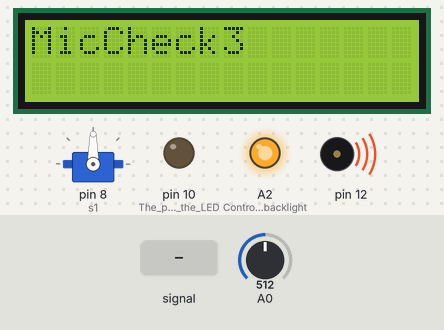
A sketch run on a simulated Arduino Uno, built with avr-gcc and run on an emulated ATmega328P. On the bench: 16×2 character LCD, servo, output pins drawn as LEDs (lit = HIGH), buzzer (waves = sounding). The test bench sets the inputs (shaded band); at power-on: A0 = 512.

Above: at 1.2 s.
1.3 s: A0 fed a 200 Hz sine of ±81 counts around its level
At 1.42 s:
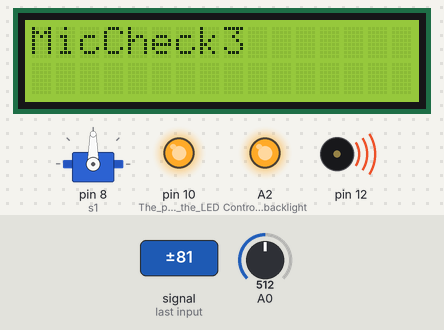
3.2 s: A0 set to 490
At 6.0 s:
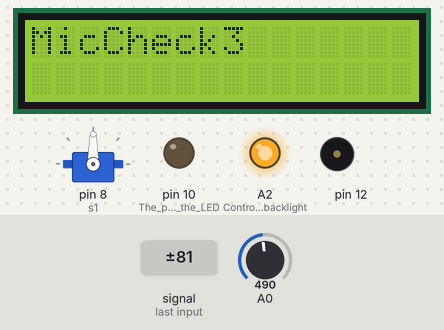
6.2 s: A0 fed a 1000 Hz sine of ±255 counts around its level
At 6.47 s:
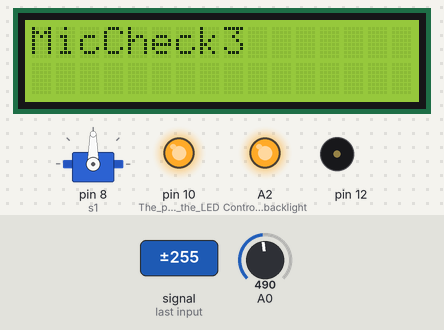
8.4 s: A0 set to 122
Timing chart, 0 to 11.7 s (numbered marks = the images above; inputs shaded):
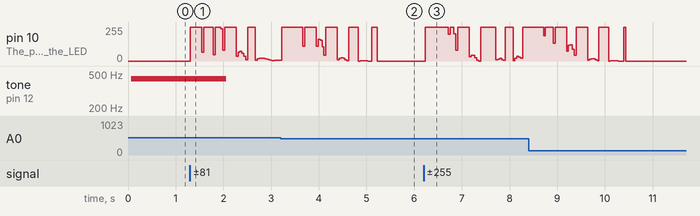

The sketch:

MicCheck3.ino
```cpp
/*=================================================================================
Configured with servo, accelerometer on I2C, LCD still using up a lot of pins but
handy for debug.  Xbee interface so must disconnect RX pin to program over USB.

In making the loop real-time, something has gone amiss
might be the I2C bus?  Not quite sure yet


=================================================================================  */

#include <LiquidCrystal.h>
#include <Servo.h>
#include "SparkFunLIS3DH.h"
#include "Wire.h"
#include "SPI.h"

// LCD on benchtop
LiquidCrystal lcd(7, 6, 5, 4, 3, 2);  // Setup the LCD object and assign pins

// Xbee comms
int XbeeIn = 0;
int XbeeOut = 0;
int XbeeCount = 0;

// Servo
Servo s1;

// Accelerometer
LIS3DH a1( I2C_MODE, 0x18 );
float ax, ay, az;     // accelerometer readings
float am;             // magnitude squared of a(xyz)
float axm, aym, azm;  // magnitude = abs(xyz)
int ana1, ana2, ana3;  // analog innputs 10 bit, ana3 may have thermal data

// Beat detector
#define SAMPLEPERIODUS 200

// defines for setting and clearing register bits
#ifndef cbi
#define cbi(sfr, bit) (_SFR_BYTE(sfr) &= ~_BV(bit))
#endif
#ifndef sbi
#define sbi(sfr, bit) (_SFR_BYTE(sfr) |= _BV(bit))
#endif

//=================================================================================

void setup() {

  // Three buttons for use with LCD menus
  pinMode(9,INPUT);
  pinMode(A3,INPUT);    // Cant use pins 10,11,12,13 since configured for SPI
  pinMode(A1,INPUT);    // so instead use two of the analog inputs configure for digital

  // LCD
  pinMode(A2,OUTPUT);    // Controls backlight, High = on , Low = off
  digitalWrite(A2,HIGH);  // Turn on backlight at startup
  lcd.begin(16,2);    // is that 16 characters and 2 lines?
  lcd.print("MicCheck3");

  // Xbee
  Serial.begin(9600);   // Serial comms with the Xbee

  // Servo
  s1.attach(8);     // Attach servo #1 to GPIO8

  // Piezo for sounds
  pinMode(12,OUTPUT);
  tone(12,440,2000);

  // Beat detector on mic
  sbi(ADCSRA,ADPS2);  // Set ADC to 77khz, max for 10bit
  cbi(ADCSRA,ADPS1);
  cbi(ADCSRA,ADPS0);
  pinMode(10, OUTPUT);  // The pin with the LED

/*
  // Accelerometer
  a1.settings.adcEnabled = 1;
  a1.settings.tempEnabled = 1;
  a1.settings.accelSampleRate = 10;  //Hz.  Can be: 0,1,10,25,50,100,200,400,1600,5000 Hz
  a1.settings.accelRange = 4;      //Max G force readable.  Can be: 2, 4, 8, 16
  a1.settings.xAccelEnabled = 1;
  a1.settings.yAccelEnabled = 1;
  a1.settings.zAccelEnabled = 1;
  if(a1.begin() !=0 ){
    lcd.setCursor(0,0);
    lcd.print("Fail a1     ");
  }
*/


}
//=================================================================================
// Beat detector

// 20 - 200hz Single Pole Bandpass IIR Filter
float bassFilter(float sample) {
    static float xv[3] = {0,0,0}, yv[3] = {0,0,0};
    xv[0] = xv[1]; xv[1] = xv[2];
//    xv[2] = (sample) / 3.f; // change here to values close to 2, to adapt for stronger or weeker sources of line level audio
    // TEST
    // xv[2] = (sample) / 1.0f; // change here to values close to 2, to adapt for stronger or weeker sources of line level audio
    xv[2] = (sample * 0.5);


    yv[0] = yv[1]; yv[1] = yv[2];
    yv[2] = (xv[2] - xv[0])
        + (-0.7960060012f * yv[0]) + (1.7903124146f * yv[1]);
    return yv[2];
}

// 10hz Single Pole Lowpass IIR Filter
float envelopeFilter(float sample) { //10hz low pass
    static float xv[2] = {0,0}, yv[2] = {0,0};
    xv[0] = xv[1];
    xv[1] = sample / 50.f;
    yv[0] = yv[1];
    yv[1] = (xv[0] + xv[1]) + (0.9875119299f * yv[0]);
    return yv[1];
}

// 1.7 - 3.0hz Single Pole Bandpass IIR Filter
float beatFilter(float sample) {
    static float xv[3] = {0,0,0}, yv[3] = {0,0,0};
    xv[0] = xv[1]; xv[1] = xv[2];
    xv[2] = sample / 2.7f;
    yv[0] = yv[1]; yv[1] = yv[2];
    yv[2] = (xv[2] - xv[0])
        + (-0.7169861741f * yv[0]) + (1.4453653501f * yv[1]);
    return yv[2];
}


//=================================================================================

void loop() {

/*
  if(Serial.available()>0){
    XbeeIn = Serial.read();
    XbeeOut = XbeeIn + 1;
    Serial.print(XbeeOut);
    XbeeCount++;

    if(XbeeIn>0){
      if(XbeeIn<180){
        s1.write(XbeeIn);
      }
    }

    lcd.setCursor(0,1);
    lcd.print("                ");
    lcd.setCursor(0,1);
    lcd.print("# ");
    lcd.print(XbeeCount);
    lcd.print(" Data ");
    lcd.print(XbeeIn);
  }

*/

/*
// Tests for the 3d accelerometer on the I2C port

    ax = a1.readFloatAccelX();
    ay = a1.readFloatAccelY();
    az = a1.readFloatAccelZ();
//    am = ax*ax + ay*ay + az*ax;

    axm = abs(ax);
    aym = abs(ay);
    azm = abs(az);

    if((axm>1.0)||(aym>1.0)||(azm>1.0)){
//      tone(12,440*am,50);
      lcd.setCursor(12,0);
      if(axm>aym){
        // ay is not the largest value
        if(axm>azm){
          // ax is largest value
          tone(12,110,50);
          lcd.print("X");
        }else{
          // az is largest value
          tone(12,440,50);
          lcd.print("Z");
        }
      }else{
        // ax is not the largest value
        if(aym>azm){
          // ay is largest value
          tone(12,220,50);
          lcd.print("Y");
        }else{
          // az is largest value
          tone(12,440,50);
          lcd.print("Z");
        }
      }
    }

//    ana1 = a1.read10bitADC1();
//    ana2 = a1.read10bitADC2();
//    ana3 = a1.read10bitADC3();

    lcd.setCursor(0,1);
    lcd.print("                ");
    lcd.setCursor(0,1);
    lcd.print(ax);
    lcd.print(" ");
    lcd.print(ay);
    lcd.print(" ");
    lcd.print(az);
*/
/*
    lcd.print(" y=");
    lcd.print(ay);
    lcd.print(" z=");
    lcd.print(az);
    delay(300);
*/
    unsigned long time = micros(); // Used to track rate
    float sample, value, envelope, beat, thresh;
    unsigned char i;
    int aread;
    int duty;

    for(i = 0;;++i){
        // Read ADC and center so +-512

        // TEST try to eliminate saturated values
        aread = analogRead(0)-512;
        if(aread>500) aread=0;
        if(aread<-500) aread=0;
        sample = (float)aread;
        //sample = (float)analogRead(0)-512.0f;

        // Filter only bass component
        value = bassFilter(sample);

        // Take signal amplitude and filter
        if(value < 0)value=-value;
        envelope = envelopeFilter(value);

        // Every 200 samples (25hz) filter the envelope
        if(i == 200) {
                // Filter out repeating bass sounds 100 - 180bpm
                beat = beatFilter(envelope);

                // Threshold it based on potentiometer on AN1
//                thresh = 0.02f * (float)analogRead(1);
                thresh = 0.02f * (float)(1000.0);

                // If we are above threshold, light up LED
             //   if(beat > thresh){
             //     digitalWrite(A5, HIGH);
             //   }else{
             //     digitalWrite(A5, LOW);
             //   }
                duty = beat*5.0;
                if(duty>255)duty=255;
                analogWrite(10,duty);

                // Reset sample counter
                i = 0;
        }
        // Consume excess clock cycles, to keep at 5000 hz
        for(unsigned long up = time+SAMPLEPERIODUS; time > 20 && time < up; time = micros());
    }

}

//=================================================================================
```
